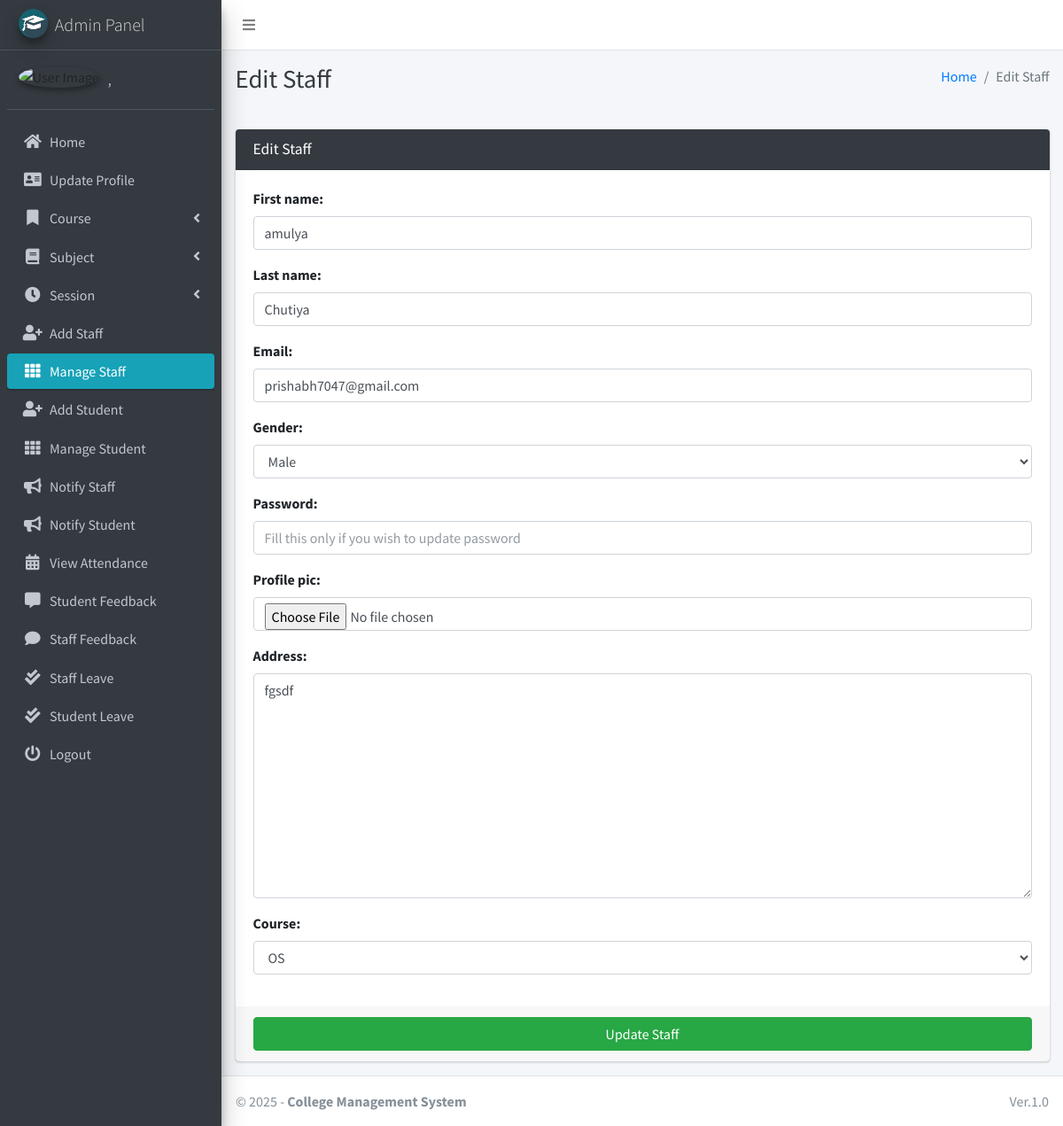
/staff/edit/1 (signed in), run on an earlier commit of the app's database.
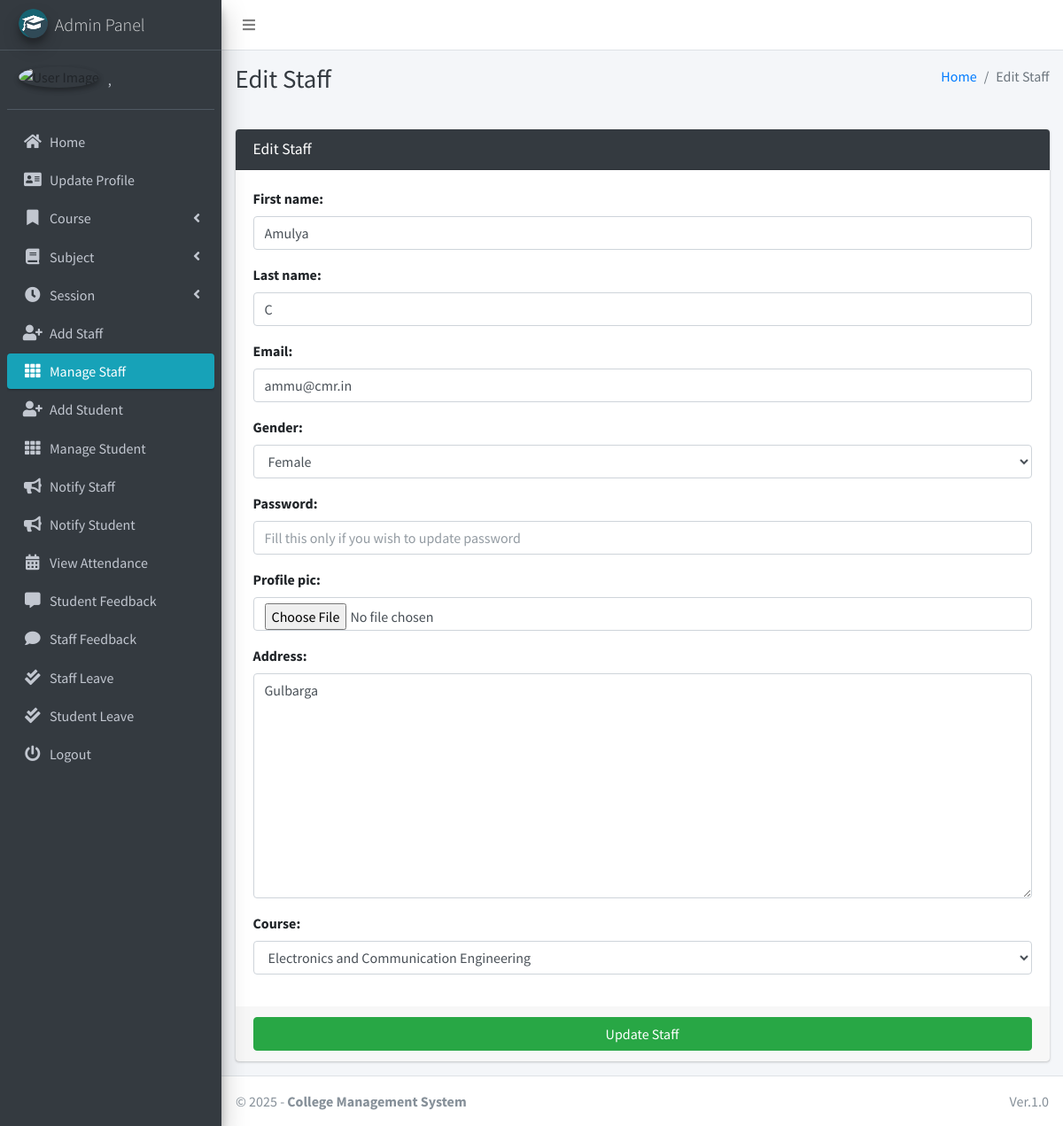
And on a later commit of the database.
### main_app/models.py (models this page shows, shortened)
class Staff(models.Model):
    course = models.ForeignKey(Course, on_delete=models.DO_NOTHING, null=True, blank=False)
    admin = models.OneToOneField(CustomUser, on_delete=models.CASCADE)

### main_app/hod_views.py (the view)
# urls.py: path("staff/edit/<int:staff_id>", hod_views.edit_staff, name='edit_staff'),
def edit_staff(request, staff_id):
    staff = get_object_or_404(Staff, id=staff_id)
    form = StaffForm(request.POST or None, instance=staff)
    context = {
        'form': form,
        'staff_id': staff_id,
        'page_title': 'Edit Staff'
    }
    if request.method == 'POST':
        if form.is_valid():
            first_name = form.cleaned_data.get('first_name')
            last_name = form.cleaned_data.get('last_name')
            address = form.cleaned_data.get('address')
            username = form.cleaned_data.get('username')
            email = form.cleaned_data.get('email')
            gender = form.cleaned_data.get('gender')
            password = form.cleaned_data.get('password') or None
            course = form.cleaned_data.get('course')
            passport = request.FILES.get('profile_pic') or None
            try:
                user = CustomUser.objects.get(id=staff.admin.id)
                user.username = username
                user.email = email
                if password != None:
                    user.set_password(password)
                if passport != None:
                    fs = FileSystemStorage()
                    filename = fs.save(passport.name, passport)
                    passport_url = fs.url(filename)
                    user.profile_pic = passport_url
                user.first_name = first_name
                user.last_name = last_name
                user.gender = gender
                user.address = address
                staff.course = course
                user.save()
                staff.save()
                messages.success(request, "Successfully Updated")
                return redirect(reverse('edit_staff', args=[staff_id]))
            except Exception as e:
                messages.error(request, "Could Not Update " + str(e))
        else:
            messages.error(request, "Please fil form properly")
    else:
        user = CustomUser.objects.get(id=staff_id)
        staff = Staff.objects.get(id=user.id)
        return render(request, "hod_template/edit_staff_template.html", context)

### main_app/forms.py
class StaffForm(CustomUserForm):
    def __init__(self, *args, **kwargs):
        super(StaffForm, self).__init__(*args, **kwargs)
    class Meta(CustomUserForm.Meta):
        model = Staff
        fields = CustomUserForm.Meta.fields + \
            ['course' ]

### main_app/models.py (called while the page is built)
    def __str__(self):
        return self.last_name + ", " + self.first_name

    def __str__(self):
        return self.name

### main_app/templates/hod_template/edit_staff_template.html
{% extends 'main_app/base.html' %}
{% load static %}
{% block page_title %}{{page_title}}{% endblock page_title %}
{% block content %}
<section class="content">
    <div class="container-fluid">
        <div class="row">
            <div class="col-md-12">
                <div class="card card-dark">
                    <div class="card-header">
                        <h3 class="card-title">{{page_title}}</h3>
                    </div>
                    {% include "main_app/form_template.html" with messages=messages  form=form button_text="Update Staff"%}
                </div>
            </div>
        </div>
    </div>
</section>
{% endblock content %}

### main_app/templates/main_app/form_template.html (shortened to what this page needs)
<form role="form" method="POST" enctype="multipart/form-data">
    <div class="card-body">
        {% for field in form  %}
        <div class="form-group">
            {{field.label_tag}}
            {{field}}
        </div>
        {% endfor %}
    </div>
    <div class="card-footer">
        <button type="submit" class="btn btn-success btn-block">
            {% if button_text %}
            {{button_text}}
            {% else %}
            Submit
            {% endif %}
        </button>
    </div>
</form>

What changed in the data, as far as the page shows it:
changed Staff: course "OS" → "Electronics and Communication Engineering"
Also different on the page:
form field first_name: "amulya" → "Amulya"
form field last_name: "Chutiya" → "C"
form field email: "prishabh7047@gmail.com" → "ammu@cmr.in"
form field gender: "Male" → "Female"
form field address: "fgsdf" → "Gulbarga"
